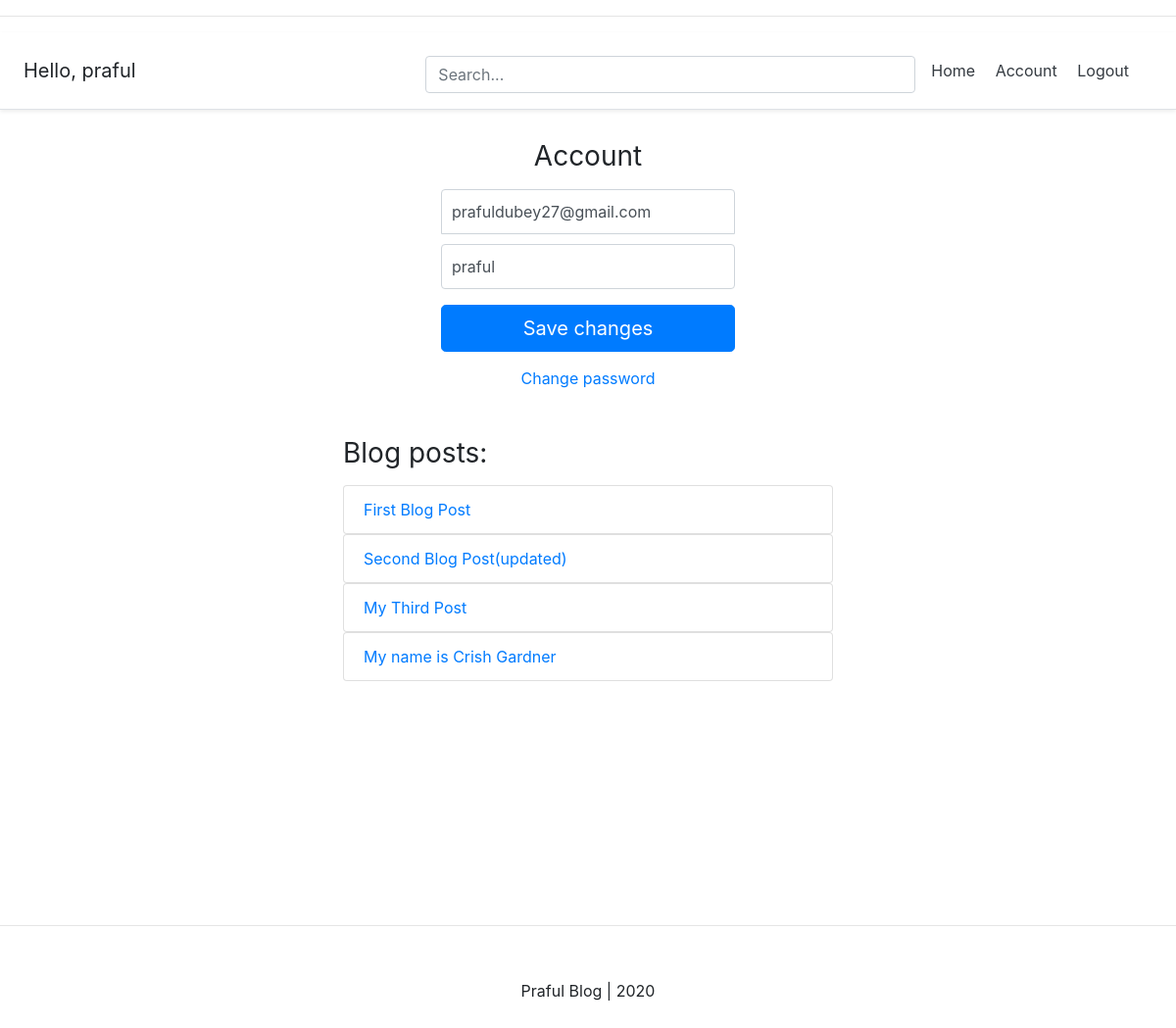
/accounts/account/ (signed in), run on an earlier commit of the app's database.
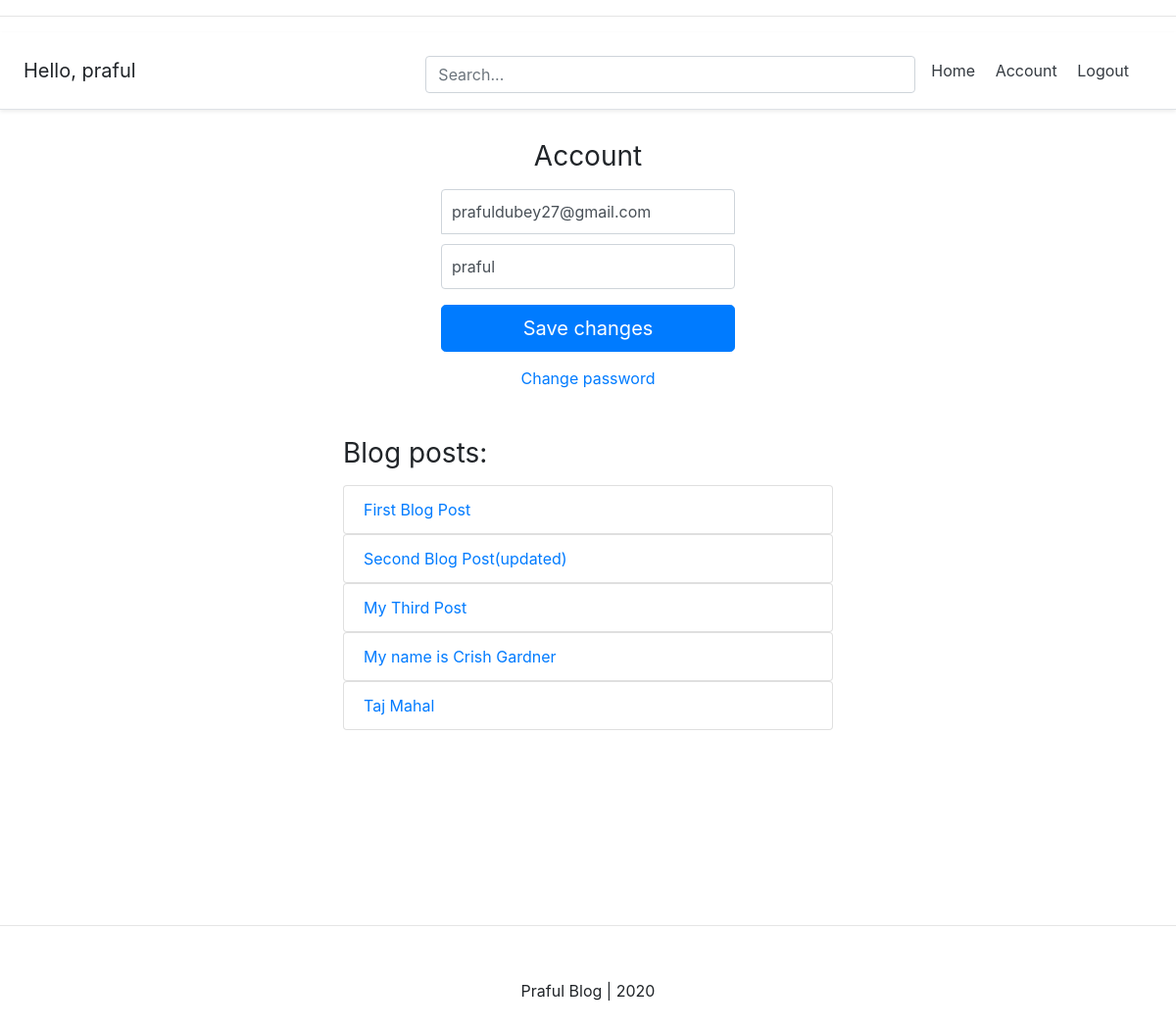
And on a later commit of the database.
### post/models.py (models this page shows)
class BlogPost(models.Model):
    title = models.CharField(max_length=50, null=False, blank=False)
    body = models.TextField(max_length=5000, null=False, blank=False)
    image = models.ImageField(upload_to=upload_location, null=True, blank=True)
    date_published = models.DateTimeField(auto_now_add=True, verbose_name="date published")
    date_updated = models.DateTimeField(auto_now=True, verbose_name="date updated")
    author = models.ForeignKey(settings.AUTH_USER_MODEL, on_delete=models.CASCADE)
    slug = models.SlugField(blank=True, unique=True)
    def __str__(self):
        return self.title

### account/views.py (the view)
# urls.py: path('account/', views.account_view, name='account'),
def account_view(request):
    if not request.user.is_authenticated:
        return redirect("login")
    context = {}
    if request.POST:
        form = AccountUpdateForm(request.POST, instance=request.user)
        if form.is_valid():
            form.initial = {
                "email": request.POST['email'],
                "username": request.POST['username'],
            }
            form.save()
            context['success_message'] = "Updated"
    else:
        form = AccountUpdateForm(
            initial={
                "email": request.user.email,
                "username": request.user.username,
            }
        )
    context['account_form'] = form
    blog_posts = BlogPost.objects.filter(author=request.user)
    context['blog_posts'] = blog_posts
    return render(request, "account/account.html", context)

### account/forms.py (shortened to what this page needs)
class AccountUpdateForm(forms.ModelForm):
    class Meta:
        model = Account
        fields = ['email', 'username']

### account/templates/account/account.html (shortened to what this page needs)
{% extends 'base.html' %}
{% block content %}
<form class="form-signin" method="post">{% csrf_token %}
  <h1 class="h3 mb-3 font-weight-normal">Account</h1>
  <input type="email" name="email" id="inputEmail" class="form-control" placeholder="Email address" required autofocus value={{account_form.initial.email}}>
  <input type="text" name="username" id="inputUsername" class="form-control" placeholder="Username" required
  value="{{account_form.initial.username}}">
  <button class="btn btn-lg btn-primary btn-block" type="submit">Save changes</button>
</form>
<div class="d-flex flex-column">
  <a class="m-auto" href="#">Change password</a>
</div>
<div class="container mt-4 p-4">
  <div class="row">
    <div class="blog-posts">
      <h3 class="mb-3 font-weight-normal">Blog posts:</h3>
      {% if blog_posts %}
        <ul class="list-group">
        {% for post in blog_posts %}
          <a href="{% url 'blog:detail' post.slug %}" style="text-decoration: none;"><li class="list-group-item">{{post}}</li></a>
        {% endfor %}
        </ul>
      {% else %}
        <p>You have no blog posts. Create a post <a href="{% url 'blog:create' %}">here</a>.</p>
      {% endif %}
    </div>
  </div>
</div>
{% endblock content %}

What changed in the data, as far as the page shows it:
added BlogPost: title "Taj Mahal"
